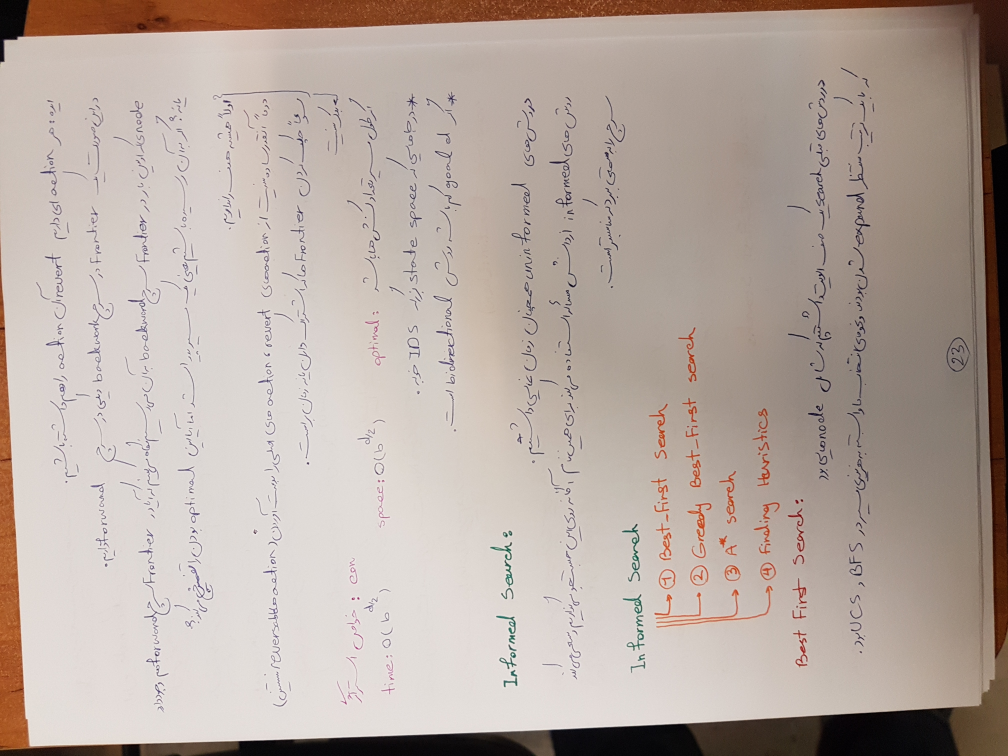
#> input picture P1/pictures/1.png, 4032 x 3024 px, found by its file name (shown at 1/4 size); its folder holds only this picture in this run
$ python test2.py
#> lines starting #> are read from the running program, lines starting #| are printed output that depends on the picture
import matplotlib
import matplotlib.pyplot as plt
import numpy as np
import os
from skimage import io, color

from skimage import img_as_float
from skimage import exposure
from skimage.transform import rescale

matplotlib.rcParams['font.size'] = 8


def plot_img_and_hist(image, axes, bins=256):
    """Plot an image along with its histogram and cumulative histogram.

    """
    image = img_as_float(image)
    ax_img, ax_hist = axes
    ax_cdf = ax_hist.twinx()

    # Display image
    ax_img.imshow(image, cmap=plt.cm.gray)
    ax_img.set_axis_off()

    # Display histogram
    ax_hist.hist(image.ravel(), bins=bins, histtype='step', color='black')
    ax_hist.ticklabel_format(axis='y', style='scientific', scilimits=(0, 0))
    ax_hist.set_xlabel('Pixel intensity')
    ax_hist.set_xlim(0, 1)
    ax_hist.set_yticks([])

    # Display cumulative distribution
    img_cdf, bins = exposure.cumulative_distribution(image, bins)
    ax_cdf.plot(bins, img_cdf, 'r')
    ax_cdf.set_yticks([])

    return ax_img, ax_hist, ax_cdf


# Load an example image
filename_list = os.listdir('pictures')
list_of_images = []

for item in filename_list:
    img = io.imread('pictures\\' + item)
#> img is the input picture: shape (3024, 4032, 3); mean R, G, B 182.7, 169.3, 161.4
    list_of_images.append(img)

# img = list_of_images[4]


for p in list_of_images:
    img = color.rgb2gray(p)
    # Gamma
    gamma_corrected = exposure.adjust_gamma(img, 2)

    # Logarithmic
    logarithmic_corrected = exposure.adjust_log(img, 1)

    # Display results
    fig = plt.figure(figsize=(8, 5))
    axes = np.zeros((2, 3), dtype=np.object)
    axes[0, 0] = plt.subplot(2, 3, 1)
    axes[0, 1] = plt.subplot(2, 3, 2, sharex=axes[0, 0], sharey=axes[0, 0])
    axes[0, 2] = plt.subplot(2, 3, 3, sharex=axes[0, 0], sharey=axes[0, 0])
    axes[1, 0] = plt.subplot(2, 3, 4)
    axes[1, 1] = plt.subplot(2, 3, 5)
    axes[1, 2] = plt.subplot(2, 3, 6)

    ax_img, ax_hist, ax_cdf = plot_img_and_hist(img, axes[:, 0])
    ax_img.set_title('Low contrast image')

    y_min, y_max = ax_hist.get_ylim()
    ax_hist.set_ylabel('Number of pixels')
    ax_hist.set_yticks(np.linspace(0, y_max, 5))

    ax_img, ax_hist, ax_cdf = plot_img_and_hist(gamma_corrected, axes[:, 1])
    ax_img.set_title('Gamma correction')

    ax_img, ax_hist, ax_cdf = plot_img_and_hist(logarithmic_corrected, axes[:, 2])
    ax_img.set_title('Logarithmic correction')

    ax_cdf.set_ylabel('Fraction of total intensity')
    ax_cdf.set_yticks(np.linspace(0, 1, 5))

    # prevent overlap of y-axis labels
    fig.tight_layout()
    plt.show()
#> this loop made 1 pass
#> (y_min, y_max) on pass 1: (0, 343397.2)
#> pass 1, `img = color.rgb2gray(p)`:
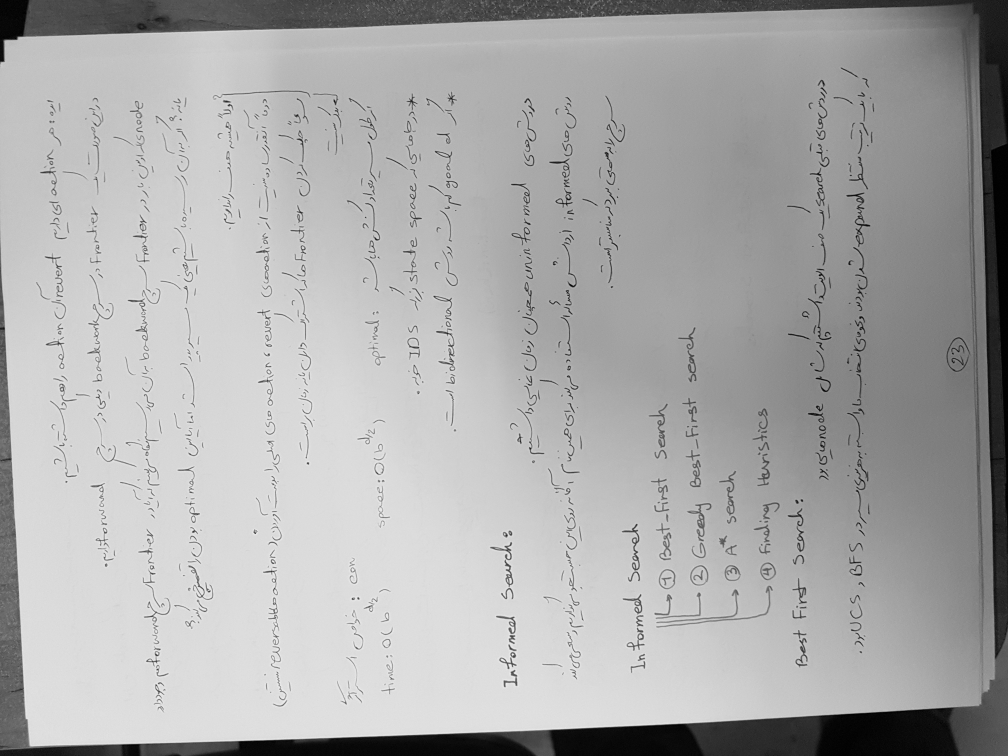
#> img: shape (3024, 4032) float64 (shown at 1/4 size); min 0, max 0.994, mean 0.673
#> pass 1, `gamma_corrected = exposure.adjust_gamma(img, 2)`:
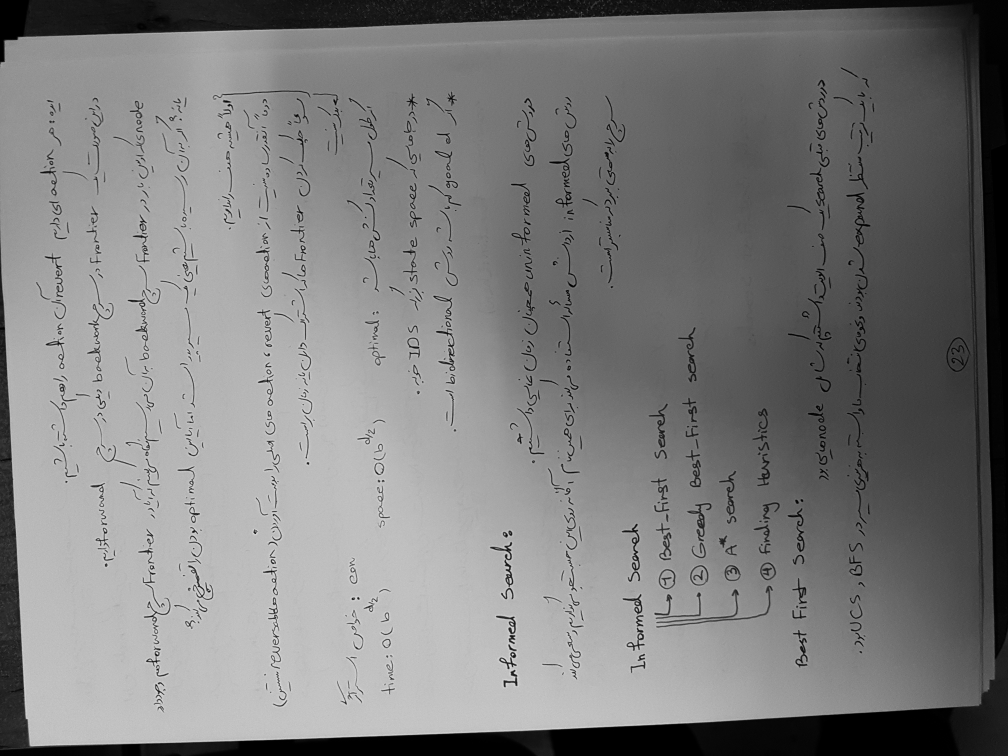
#> gamma_corrected: shape (3024, 4032) float64 (shown at 1/4 size); min 0, max 0.988, mean 0.493
#> pass 1, `logarithmic_corrected = exposure.adjust_log(img, 1)`:
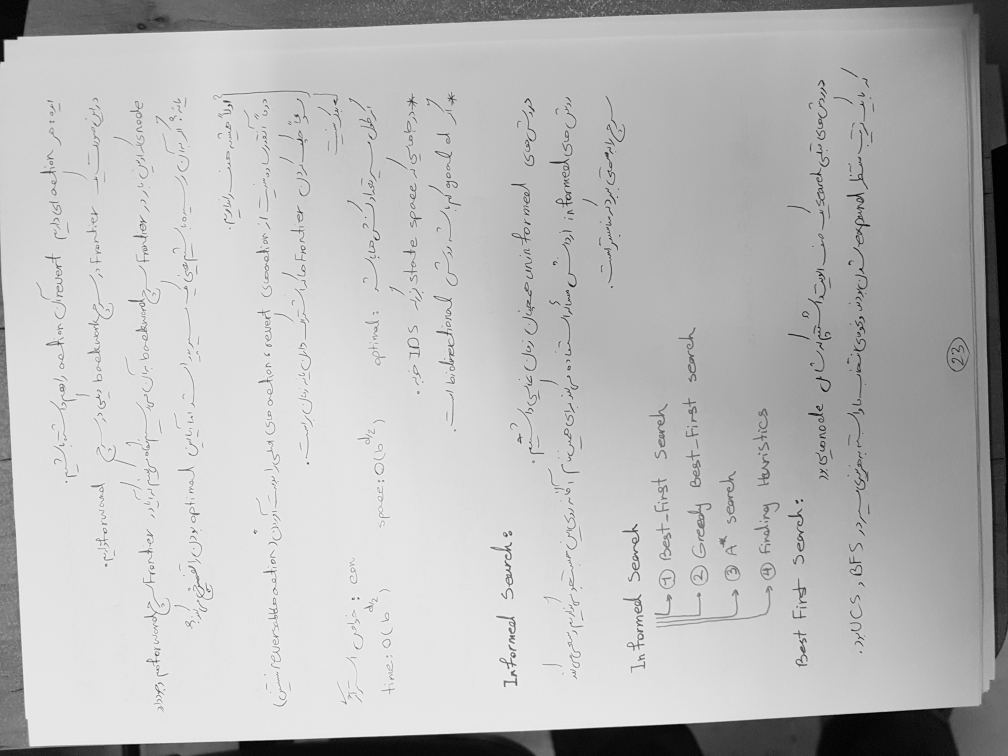
#> logarithmic_corrected: shape (3024, 4032) float64 (shown at 1/4 size); min 0, max 0.996, mean 0.73
#> pass 1, `plt.show()`:
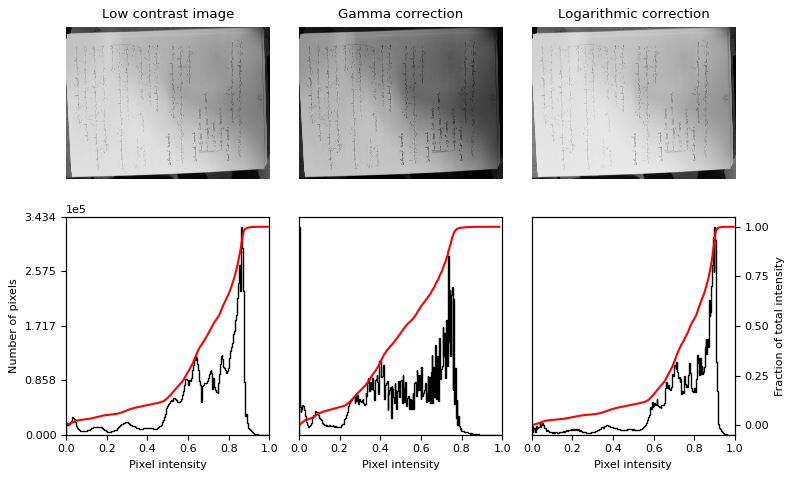
#> figure drawn by matplotlib, 9 panels; panel 9: curve peaks at x = 0.994, y = 1

$ run again, on P1/pictures/6.png
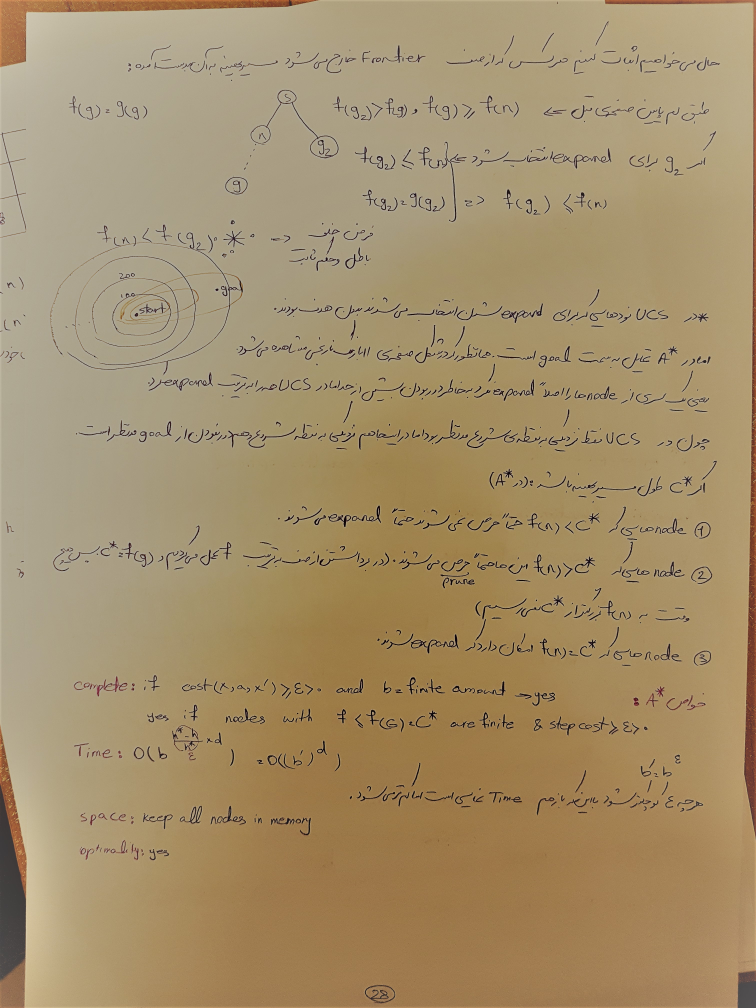
#> input picture P1/pictures/6.png, 3024 x 4032 px, found by its file name (shown at 1/4 size)
#> img is the input picture: shape (4032, 3024, 3); mean R, G, B 164.8, 143.8, 106.9
#> the loop `for p in list_of_images:` made 1 pass
#> (y_min, y_max) on pass 1: (0, 359521)
#> pass 1, `gamma_corrected = exposure.adjust_gamma(img, 2)`:
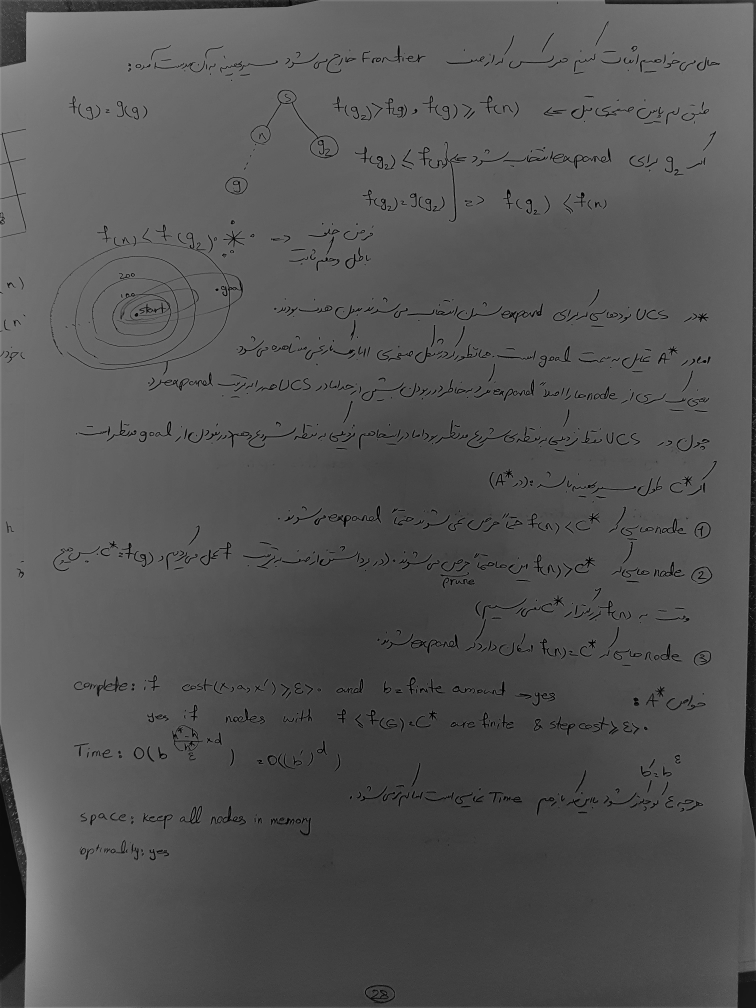
#> gamma_corrected: shape (4032, 3024) float64 (shown at 1/4 size); min 0, max 0.768, mean 0.335
#> pass 1, `logarithmic_corrected = exposure.adjust_log(img, 1)`:
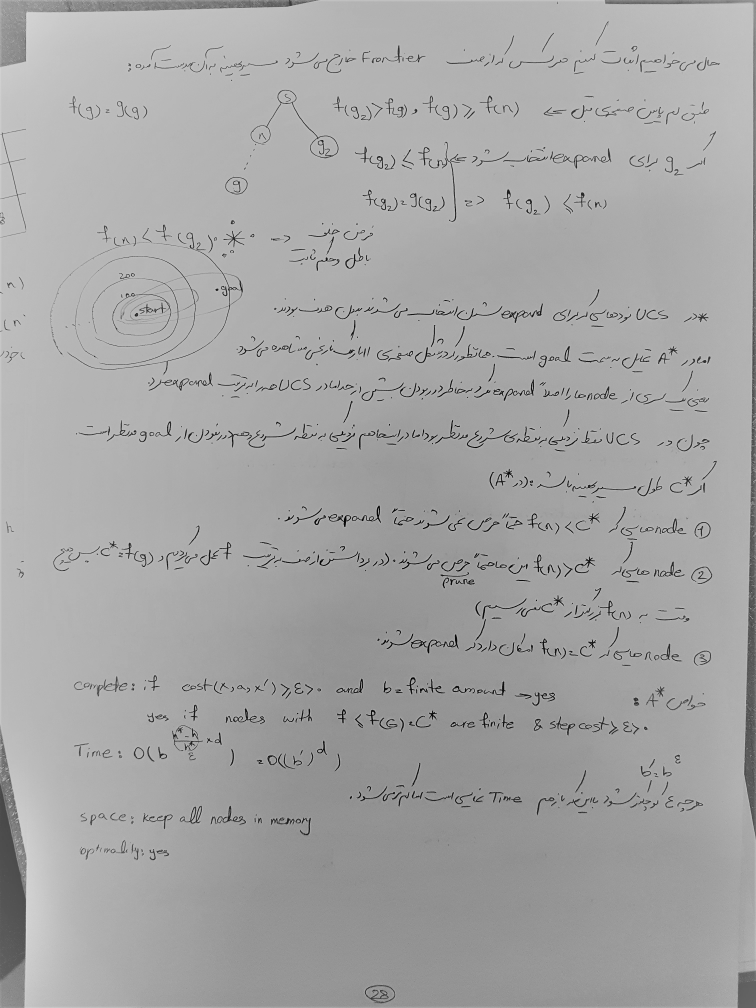
#> logarithmic_corrected: shape (4032, 3024) float64 (shown at 1/4 size); min 0, max 0.908, mean 0.649

$ run again, on P1/pictures/8.png
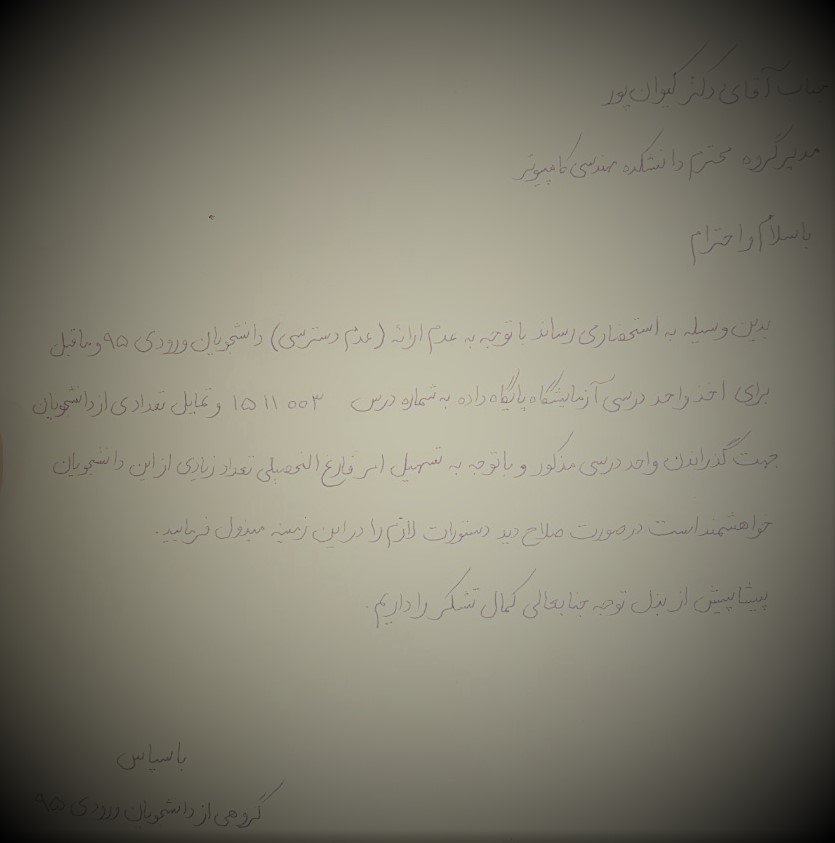
#> input picture P1/pictures/8.png, 835 x 843 px, found by its file name
#> img is the input picture: shape (843, 835, 3); mean R, G, B 127.5, 124.5, 110.4
#> the loop `for p in list_of_images:` made 1 pass
#> (y_min, y_max) on pass 1: (0, 6435.4)
#> pass 1, `gamma_corrected = exposure.adjust_gamma(img, 2)`:
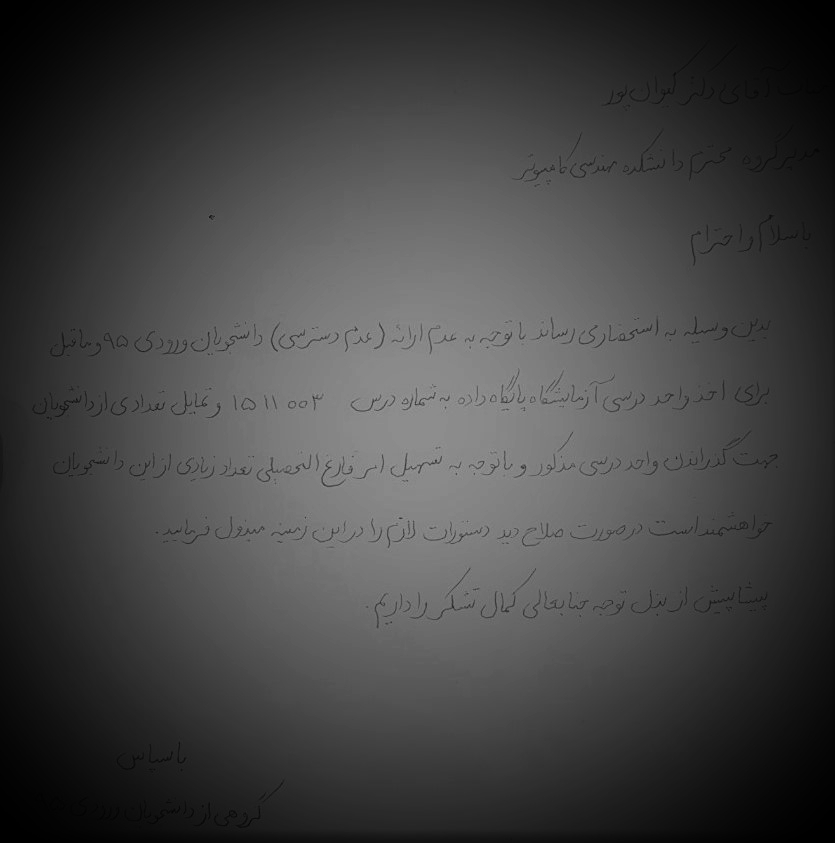
#> gamma_corrected: shape (843, 835) float64; min 0, max 0.632, mean 0.262
#> pass 1, `logarithmic_corrected = exposure.adjust_log(img, 1)`:
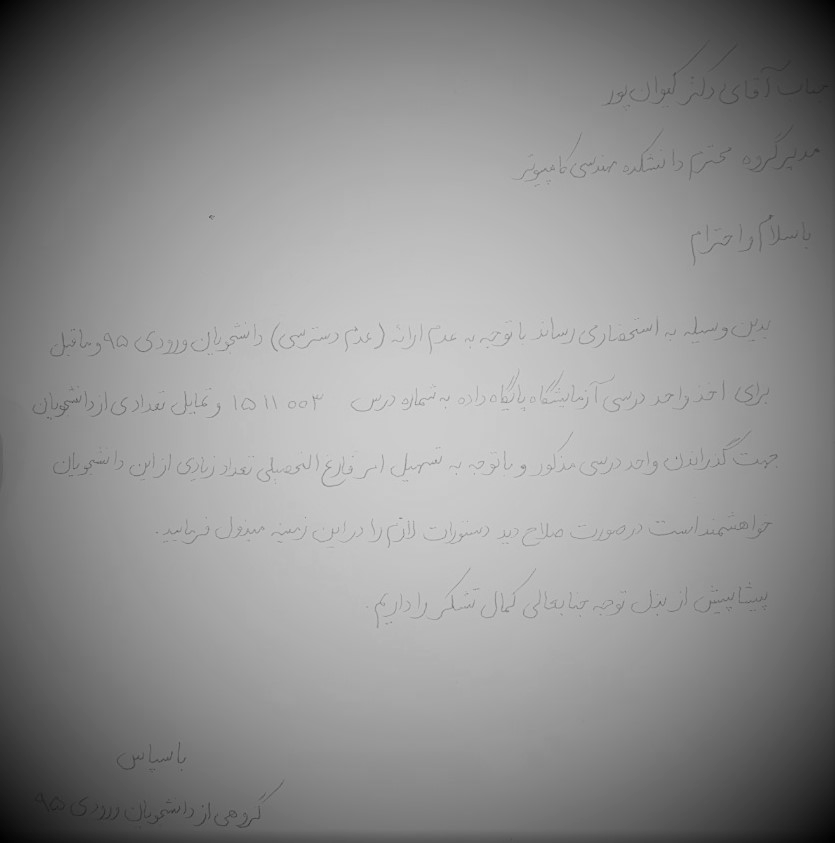
#> logarithmic_corrected: shape (843, 835) float64; min 0, max 0.844, mean 0.563

$ run again, on P1/pictures/9.png
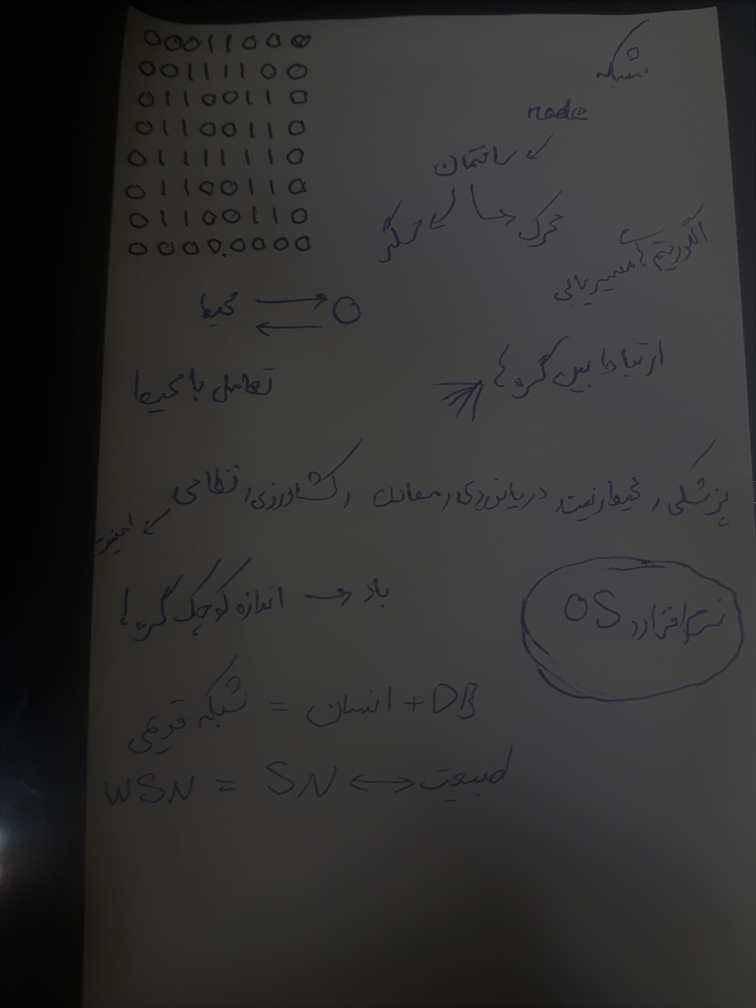
#> input picture P1/pictures/9.png, 3024 x 4032 px, found by its file name (shown at 1/4 size)
#> img is the input picture: shape (4032, 3024, 3); mean R, G, B 49.5, 49.1, 48.6
#> the loop `for p in list_of_images:` made 1 pass
#> (y_min, y_max) on pass 1: (0, 611276.4)
#> pass 1, `gamma_corrected = exposure.adjust_gamma(img, 2)`:
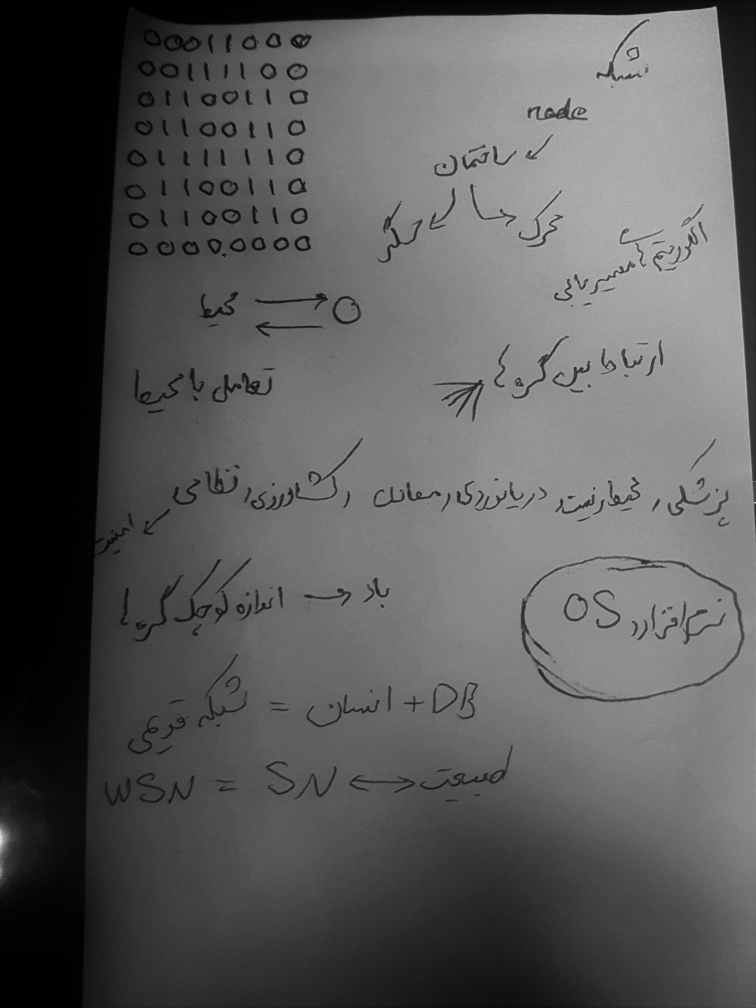
#> gamma_corrected: shape (4032, 3024) float64 (shown at 1/4 size); min 0, max 0.125, mean 0.0437; drawn with min black and max white
